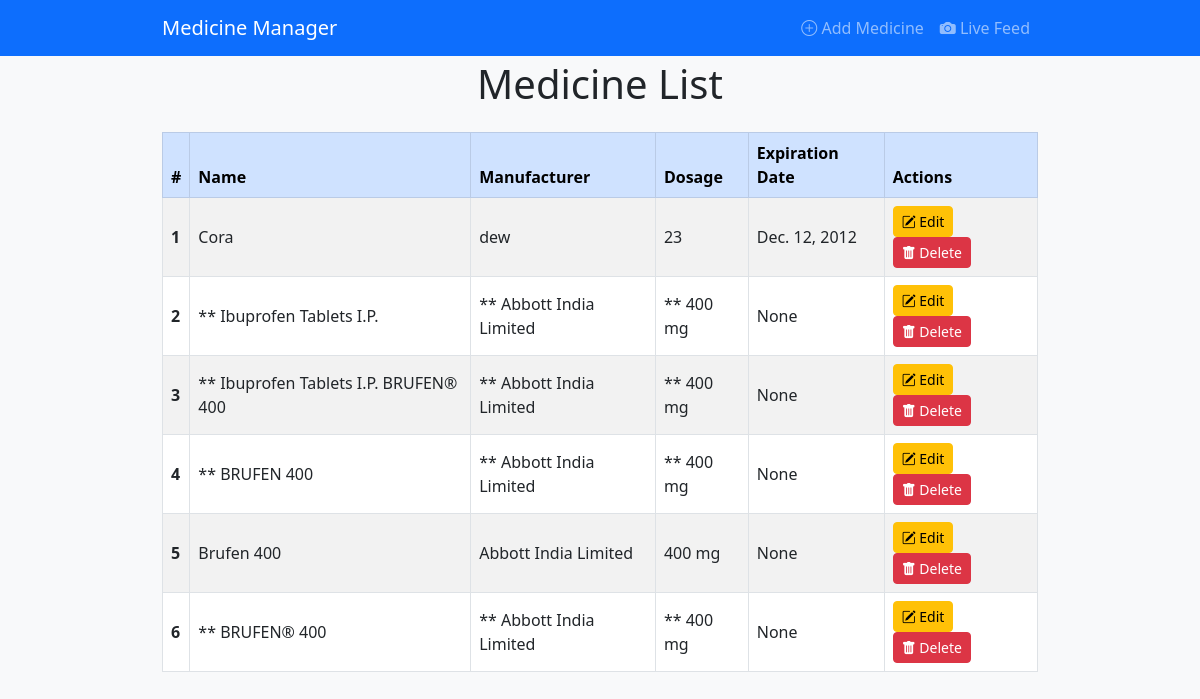
The app's page /, older data.
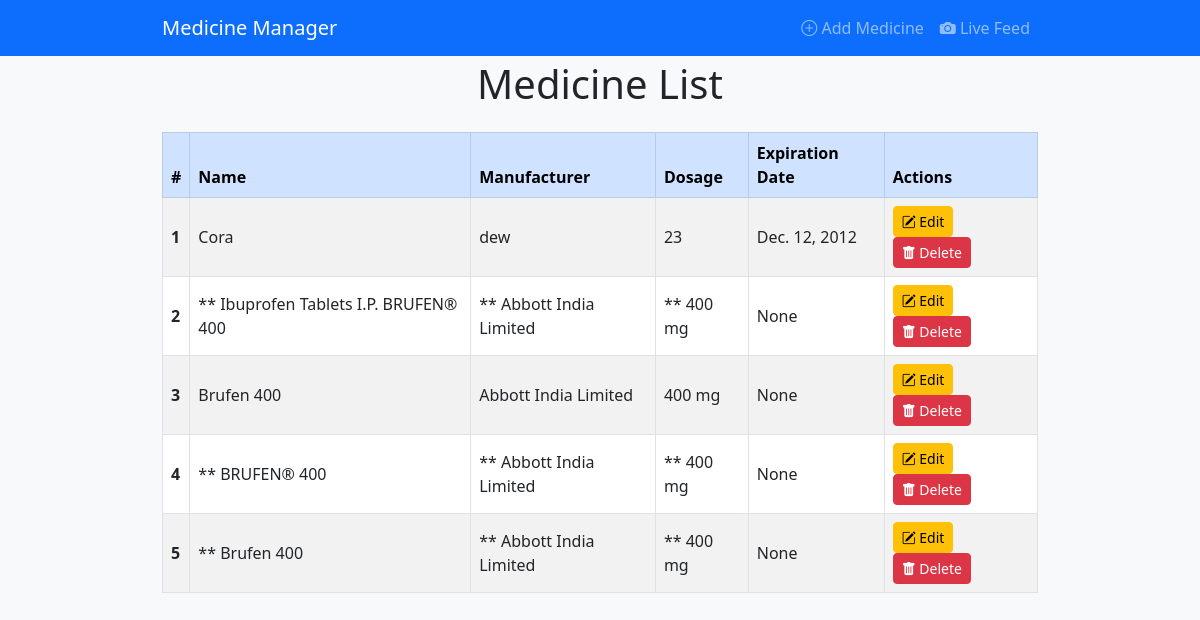
The same page, newer data.
### medicine_app/models.py (models this page shows, shortened)
class Medicine(models.Model):
    name = models.CharField(max_length=100)
    manufacturer = models.CharField(max_length=100)
    dosage = models.CharField(max_length=50)
    expiration_date = models.CharField(max_length=50)

### medicine_app/views.py (the view)
# urls.py: path('', views.medicine_list, name='medicine_list'),
def medicine_list(request):
    medicines = Medicine.objects.all()
    return render(request, 'medicine_app/medicine_list.html', {'medicines': medicines})

### medicine_app/templates/medicine_app/medicine_list.html (shortened to what this page needs)
{% extends 'medicine_app/base.html' %}
{% block content %}
    <h1 class="mb-4 text-center">Medicine List</h1>
    <div class="table-responsive">
        <table class="table table-striped table-bordered align-middle">
            <thead class="table-primary">
                <tr>
                    <th scope="col">#</th>
                    <th scope="col">Name</th>
                    <th scope="col">Manufacturer</th>
                    <th scope="col">Dosage</th>
                    <th scope="col">Expiration Date</th>
                    <th scope="col">Actions</th>
                </tr>
            </thead>
            <tbody>
                {% for medicine in medicines %}
                    <tr>
                        <th scope="row">{{ forloop.counter }}</th>
                        <td>{{ medicine.name }}</td>
                        <td>{{ medicine.manufacturer }}</td>
                        <td>{{ medicine.dosage }}</td>
                        <td>{{ medicine.expiration_date }}</td>
                        <td>
                            <a href="{% url 'edit_medicine' medicine.id %}" class="btn btn-sm btn-warning me-1">
                                <i class="bi bi-pencil-square"></i> Edit
                            </a>
                            <a href="{% url 'delete_medicine' medicine.id %}" class="btn btn-sm btn-danger">
                                <i class="bi bi-trash-fill"></i> Delete
                            </a>
                        </td>
                    </tr>
                {% empty %}
                    <tr>
                        <td colspan="6" class="text-center">No medicines added yet.</td>
                    </tr>
                {% endfor %}
            </tbody>
        </table>
    </div>
{% endblock %}

Row changes from the older to the newer data that the page shows:
removed Medicine: name "** Ibuprofen Tablets I.P.", manufacturer "** Abbott India Limited", dosage "** 400 mg", expiration_date "None"
removed Medicine: name "** BRUFEN 400", manufacturer "** Abbott India Limited", dosage "** 400 mg", expiration_date "None"
added Medicine: name "** Brufen 400", manufacturer "** Abbott India Limited", dosage "** 400 mg", expiration_date "None"
